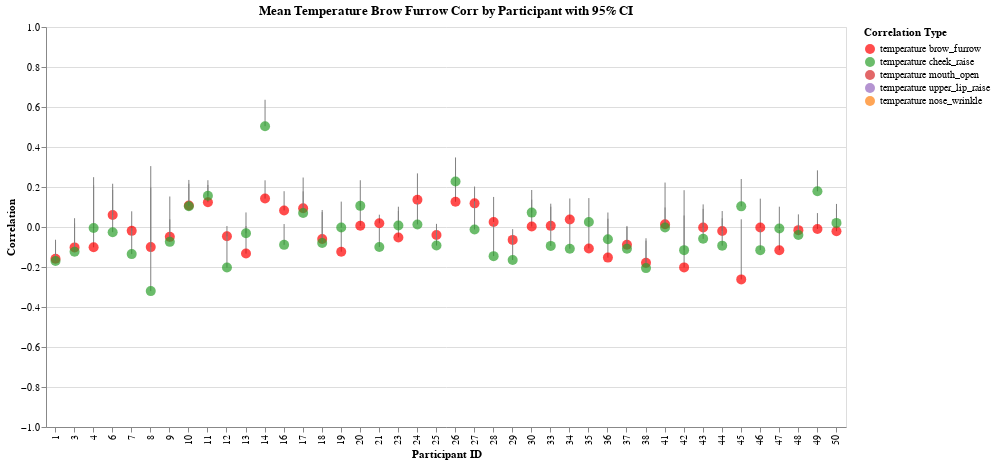

Write notebook code for a chart like this one.
### Code cell
brow_furrow + cheek_raise

### Figure 1 — Vega-Lite specification as saved in the notebook (floating-point values rounded to 4 significant figures)
{"config": {"view": {"continuousWidth": 300, "continuousHeight": 300}}, "layer": [{"mark": {"type": "rule"}, "encoding": {"color": {"value": "gray"}, "x": {"axis": {"title": "Participant ID"}, "field": "participant_id", "type": "ordinal"}, "y": {"axis": {"title": "Correlation"}, "field": "participant_id_temperature_brow_furrow_corr_ci_lower", "scale": {"domain": [-1, 1]}, "type": "quantitative"}, "y2": {"field": "participant_id_temperature_brow_furrow_corr_ci_upper"}}}, {"mark": {"type": "circle", "size": 100}, "encoding": {"color": {"field": "correlation_type", "legend": {"labelExpr": "replace(replace(datum.label, '_corr', ''), '_', ' ')", "title": "Correlation Type"}, "scale": {"domain": ["temperature_brow_furrow_corr", "temperature_cheek_raise_corr", "temperature_mouth_open_corr", "temperature_upper_lip_raise_corr", "temperature_nose_wrinkle_corr"], "range": ["red", "#2ca02c", "#d62728", "#9467bd", "#ff7f0e"]}, "type": "nominal"}, "tooltip": [{"field": "participant_id", "title": "Participant", "type": "nominal"}, {"field": "participant_id_temperature_brow_furrow_corr_mean", "format": ".3f", "title": "Mean Correlation", "type": "quantitative"}, {"field": "participant_id_temperature_brow_furrow_corr_ci_lower", "format": ".3f", "title": "CI Lower", "type": "quantitative"}, {"field": "participant_id_temperature_brow_furrow_corr_ci_upper", "format": ".3f", "title": "CI Upper", "type": "quantitative"}], "x": {"axis": {"title": "Participant ID"}, "field": "participant_id", "type": "ordinal"}, "y": {"axis": {"title": "Correlation"}, "field": "participant_id_temperature_brow_furrow_corr_ci_lower", "scale": {"domain": [-1, 1]}, "type": "quantitative"}}}, {"layer": [{"mark": {"type": "rule"}, "encoding": {"color": {"value": "gray"}, "x": {"axis": {"title": "Participant ID"}, "field": "participant_id", "type": "ordinal"}, "y": {"axis": {"title": "Correlation"}, "field": "participant_id_temperature_cheek_raise_corr_ci_lower", "scale": {"domain": [-1, 1]}, "type": "quantitative"}, "y2": {"field": "participant_id_temperature_cheek_raise_corr_ci_upper"}}}, {"mark": {"type": "circle", "size": 100}, "encoding": {"color": {"field": "correlation_type", "legend": {"labelExpr": "replace(replace(datum.label, '_corr', ''), '_', ' ')", "title": "Correlation Type"}, "scale": {"domain": ["temperature_brow_furrow_corr", "temperature_cheek_raise_corr", "temperature_mouth_open_corr", "temperature_upper_lip_raise_corr", "temperature_nose_wrinkle_corr"], "range": ["red", "#2ca02c", "#d62728", "#9467bd", "#ff7f0e"]}, "type": "nominal"}, "tooltip": [{"field": "participant_id", "title": "Participant", "type": "nominal"}, {"field": "participant_id_temperature_cheek_raise_corr_mean", "format": ".3f", "title": "Mean Correlation", "type": "quantitative"}, {"field": "participant_id_temperature_cheek_raise_corr_ci_lower", "format": ".3f", "title": "CI Lower", "type": "quantitative"}, {"field": "participant_id_temperature_cheek_raise_corr_ci_upper", "format": ".3f", "title": "CI Upper", "type": "quantitative"}], "x": {"axis": {"title": "Participant ID"}, "field": "participant_id", "type": "ordinal"}, "y": {"axis": {"title": "Correlation"}, "field": "participant_id_temperature_cheek_raise_corr_ci_lower", "scale": {"domain": [-1, 1]}, "type": "quantitative"}}}], "data": {"name": "data-10ed156086b12d4d12f25c0156234347"}, "title": "Mean Temperature Cheek Raise Corr by Participant with 95% CI"}], "data": {"name": "data-e614c5f54eef6186c4e4cce9073fe3c7"}, "height": 400, "title": "Mean Temperature Brow Furrow Corr by Participant with 95% CI", "width": 800, "$schema": "https://vega.github.io/schema/vega-lite/v5.20.1.json", "datasets": {"data-e614c5f54eef6186c4e4cce9073fe3c7": [{"participant_id": 1, "participant_id_temperature_brow_furrow_corr_mean": -0.1164, "participant_id_temperature_brow_furrow_corr_ci_lower": -0.1588, "participant_id_temperature_brow_furrow_corr_ci_upper": -0.07353, "correlation_type": "temperature_brow_furrow_corr"}, {"participant_id": 3, "participant_id_temperature_brow_furrow_corr_mean": -0.02917, "participant_id_temperature_brow_furrow_corr_ci_lower": -0.102, "participant_id_temperature_brow_furrow_corr_ci_upper": 0.04395, "correlation_type": "temperature_brow_furrow_corr"}, {"participant_id": 4, "participant_id_temperature_brow_furrow_corr_mean": 0.05492, "participant_id_temperature_brow_furrow_corr_ci_lower": -0.1016, "participant_id_temperature_brow_furrow_corr_ci_upper": 0.2088, "correlation_type": "temperature_brow_furrow_corr"}, {"participant_id": 6, "participant_id_temperature_brow_furrow_corr_mean": 0.139, "participant_id_temperature_brow_furrow_corr_ci_lower": 0.05992, "participant_id_temperature_brow_furrow_corr_ci_upper": 0.2163, "correlation_type": "temperature_brow_furrow_corr"}, {"participant_id": 7, "participant_id_temperature_brow_furrow_corr_mean": 0.0297, "participant_id_temperature_brow_furrow_corr_ci_lower": -0.01924, "participant_id_temperature_brow_furrow_corr_ci_upper": 0.07849, "correlation_type": "temperature_brow_furrow_corr"}, {"participant_id": 8, "participant_id_temperature_brow_furrow_corr_mean": 0.1064, "participant_id_temperature_brow_furrow_corr_ci_lower": -0.1005, "participant_id_temperature_brow_furrow_corr_ci_upper": 0.3045, "correlation_type": "temperature_brow_furrow_corr"}, {"participant_id": 9, "participant_id_temperature_brow_furrow_corr_mean": 0.05211, "participant_id_temperature_brow_furrow_corr_ci_lower": -0.04937, "participant_id_temperature_brow_furrow_corr_ci_upper": 0.1525, "correlation_type": "temperature_brow_furrow_corr"}, {"participant_id": 10, "participant_id_temperature_brow_furrow_corr_mean": 0.1723, "participant_id_temperature_brow_furrow_corr_ci_lower": 0.1079, "participant_id_temperature_brow_furrow_corr_ci_upper": 0.2353, "correlation_type": "temperature_brow_furrow_corr"}, {"participant_id": 11, "participant_id_temperature_brow_furrow_corr_mean": 0.1675, "participant_id_temperature_brow_furrow_corr_ci_lower": 0.1241, "participant_id_temperature_brow_furrow_corr_ci_upper": 0.2103, "correlation_type": "temperature_brow_furrow_corr"}, {"participant_id": 12, "participant_id_temperature_brow_furrow_corr_mean": -0.02101, "participant_id_temperature_brow_furrow_corr_ci_lower": -0.0466, "participant_id_temperature_brow_furrow_corr_ci_upper": 0.004614, "correlation_type": "temperature_brow_furrow_corr"}, {"participant_id": 13, "participant_id_temperature_brow_furrow_corr_mean": -0.0645, "participant_id_temperature_brow_furrow_corr_ci_lower": -0.1328, "participant_id_temperature_brow_furrow_corr_ci_upper": 0.004455, "correlation_type": "temperature_brow_furrow_corr"}, {"participant_id": 14, "participant_id_temperature_brow_furrow_corr_mean": 0.1882, "participant_id_temperature_brow_furrow_corr_ci_lower": 0.1421, "participant_id_temperature_brow_furrow_corr_ci_upper": 0.2335, "correlation_type": "temperature_brow_furrow_corr"}, {"participant_id": 16, "participant_id_temperature_brow_furrow_corr_mean": 0.1313, "participant_id_temperature_brow_furrow_corr_ci_lower": 0.08295, "participant_id_temperature_brow_furrow_corr_ci_upper": 0.179, "correlation_type": "temperature_brow_furrow_corr"}, {"participant_id": 17, "participant_id_temperature_brow_furrow_corr_mean": 0.1717, "participant_id_temperature_brow_furrow_corr_ci_lower": 0.09394, "participant_id_temperature_brow_furrow_corr_ci_upper": 0.2474, "correlation_type": "temperature_brow_furrow_corr"}, {"participant_id": 18, "participant_id_temperature_brow_furrow_corr_mean": 0.007183, "participant_id_temperature_brow_furrow_corr_ci_lower": -0.06034, "participant_id_temperature_brow_furrow_corr_ci_upper": 0.07464, "correlation_type": "temperature_brow_furrow_corr"}, {"participant_id": 19, "participant_id_temperature_brow_furrow_corr_mean": -0.06872, "participant_id_temperature_brow_furrow_corr_ci_lower": -0.1235, "participant_id_temperature_brow_furrow_corr_ci_upper": -0.0135, "correlation_type": "temperature_brow_furrow_corr"}, {"participant_id": 20, "participant_id_temperature_brow_furrow_corr_mean": 0.06421, "participant_id_temperature_brow_furrow_corr_ci_lower": 0.005908, "participant_id_temperature_brow_furrow_corr_ci_upper": 0.1221, "correlation_type": "temperature_brow_furrow_corr"}, {"participant_id": 21, "participant_id_temperature_brow_furrow_corr_mean": 0.04007, "participant_id_temperature_brow_furrow_corr_ci_lower": 0.01848, "participant_id_temperature_brow_furrow_corr_ci_upper": 0.06161, "correlation_type": "temperature_brow_furrow_corr"}, {"participant_id": 23, "participant_id_temperature_brow_furrow_corr_mean": 0.01413, "participant_id_temperature_brow_furrow_corr_ci_lower": -0.05212, "participant_id_temperature_brow_furrow_corr_ci_upper": 0.08026, "correlation_type": "temperature_brow_furrow_corr"}, {"participant_id": 24, "participant_id_temperature_brow_furrow_corr_mean": 0.2031, "participant_id_temperature_brow_furrow_corr_ci_lower": 0.1362, "participant_id_temperature_brow_furrow_corr_ci_upper": 0.2681, "correlation_type": "temperature_brow_furrow_corr"}, {"participant_id": 25, "participant_id_temperature_brow_furrow_corr_mean": -0.01239, "participant_id_temperature_brow_furrow_corr_ci_lower": -0.04042, "participant_id_temperature_brow_furrow_corr_ci_upper": 0.01566, "correlation_type": "temperature_brow_furrow_corr"}, {"participant_id": 26, "participant_id_temperature_brow_furrow_corr_mean": 0.214, "participant_id_temperature_brow_furrow_corr_ci_lower": 0.1265, "participant_id_temperature_brow_furrow_corr_ci_upper": 0.2981, "correlation_type": "temperature_brow_furrow_corr"}, {"participant_id": 27, "participant_id_temperature_brow_furrow_corr_mean": 0.1605, "participant_id_temperature_brow_furrow_corr_ci_lower": 0.1182, "participant_id_temperature_brow_furrow_corr_ci_upper": 0.2022, "correlation_type": "temperature_brow_furrow_corr"}, {"participant_id": 28, "participant_id_temperature_brow_furrow_corr_mean": 0.0879, "participant_id_temperature_brow_furrow_corr_ci_lower": 0.02485, "participant_id_temperature_brow_furrow_corr_ci_upper": 0.1502, "correlation_type": "temperature_brow_furrow_corr"}, {"participant_id": 29, "participant_id_temperature_brow_furrow_corr_mean": -0.03764, "participant_id_temperature_brow_furrow_corr_ci_lower": -0.06449, "participant_id_temperature_brow_furrow_corr_ci_upper": -0.01075, "correlation_type": "temperature_brow_furrow_corr"}, {"participant_id": 30, "participant_id_temperature_brow_furrow_corr_mean": 0.07004, "participant_id_temperature_brow_furrow_corr_ci_lower": 0.002533, "participant_id_temperature_brow_furrow_corr_ci_upper": 0.1369, "correlation_type": "temperature_brow_furrow_corr"}, {"participant_id": 33, "participant_id_temperature_brow_furrow_corr_mean": 0.05371, "participant_id_temperature_brow_furrow_corr_ci_lower": 0.00567, "participant_id_temperature_brow_furrow_corr_ci_upper": 0.1015, "correlation_type": "temperature_brow_furrow_corr"}, {"participant_id": 34, "participant_id_temperature_brow_furrow_corr_mean": 0.09026, "participant_id_temperature_brow_furrow_corr_ci_lower": 0.0375, "participant_id_temperature_brow_furrow_corr_ci_upper": 0.1425, "correlation_type": "temperature_brow_furrow_corr"}, {"participant_id": 35, "participant_id_temperature_brow_furrow_corr_mean": -0.03994, "participant_id_temperature_brow_furrow_corr_ci_lower": -0.1071, "participant_id_temperature_brow_furrow_corr_ci_upper": 0.0276, "correlation_type": "temperature_brow_furrow_corr"}, {"participant_id": 36, "participant_id_temperature_brow_furrow_corr_mean": -0.05632, "participant_id_temperature_brow_furrow_corr_ci_lower": -0.153, "participant_id_temperature_brow_furrow_corr_ci_upper": 0.04143, "correlation_type": "temperature_brow_furrow_corr"}, {"participant_id": 37, "participant_id_temperature_brow_furrow_corr_mean": -0.04457, "participant_id_temperature_brow_furrow_corr_ci_lower": -0.08896, "participant_id_temperature_brow_furrow_corr_ci_upper": -4.713e-06, "correlation_type": "temperature_brow_furrow_corr"}, {"participant_id": 38, "participant_id_temperature_brow_furrow_corr_mean": -0.1182, "participant_id_temperature_brow_furrow_corr_ci_lower": -0.1793, "participant_id_temperature_brow_furrow_corr_ci_upper": -0.0563, "correlation_type": "temperature_brow_furrow_corr"}, {"participant_id": 41, "participant_id_temperature_brow_furrow_corr_mean": 0.05568, "participant_id_temperature_brow_furrow_corr_ci_lower": 0.0135, "participant_id_temperature_brow_furrow_corr_ci_upper": 0.09767, "correlation_type": "temperature_brow_furrow_corr"}, {"participant_id": 42, "participant_id_temperature_brow_furrow_corr_mean": -0.07345, "participant_id_temperature_brow_furrow_corr_ci_lower": -0.202, "participant_id_temperature_brow_furrow_corr_ci_upper": 0.05764, "correlation_type": "temperature_brow_furrow_corr"}, {"participant_id": 43, "participant_id_temperature_brow_furrow_corr_mean": 0.04438, "participant_id_temperature_brow_furrow_corr_ci_lower": -0.002088, "participant_id_temperature_brow_furrow_corr_ci_upper": 0.09066, "correlation_type": "temperature_brow_furrow_corr"}, {"participant_id": 44, "participant_id_temperature_brow_furrow_corr_mean": 0.03007, "participant_id_temperature_brow_furrow_corr_ci_lower": -0.01983, "participant_id_temperature_brow_furrow_corr_ci_upper": 0.07981, "correlation_type": "temperature_brow_furrow_corr"}, {"participant_id": 45, "participant_id_temperature_brow_furrow_corr_mean": -0.1144, "participant_id_temperature_brow_furrow_corr_ci_lower": -0.262, "participant_id_temperature_brow_furrow_corr_ci_upper": 0.03856, "correlation_type": "temperature_brow_furrow_corr"}, {"participant_id": 46, "participant_id_temperature_brow_furrow_corr_mean": 0.06996, "participant_id_temperature_brow_furrow_corr_ci_lower": -0.002602, "participant_id_temperature_brow_furrow_corr_ci_upper": 0.1418, "correlation_type": "temperature_brow_furrow_corr"}, {"participant_id": 47, "participant_id_temperature_brow_furrow_corr_mean": -0.06579, "participant_id_temperature_brow_furrow_corr_ci_lower": -0.1159, "participant_id_temperature_brow_furrow_corr_ci_upper": -0.01533, "correlation_type": "temperature_brow_furrow_corr"}, {"participant_id": 48, "participant_id_temperature_brow_furrow_corr_mean": 0.02376, "participant_id_temperature_brow_furrow_corr_ci_lower": -0.01576, "participant_id_temperature_brow_furrow_corr_ci_upper": 0.06319, "correlation_type": "temperature_brow_furrow_corr"}, {"participant_id": 49, "participant_id_temperature_brow_furrow_corr_mean": 0.02983, "participant_id_temperature_brow_furrow_corr_ci_lower": -0.009964, "participant_id_temperature_brow_furrow_corr_ci_upper": 0.06954, "correlation_type": "temperature_brow_furrow_corr"}, {"participant_id": 50, "participant_id_temperature_brow_furrow_corr_mean": 0.03429, "participant_id_temperature_brow_furrow_corr_ci_lower": -0.0209, "participant_id_temperature_brow_furrow_corr_ci_upper": 0.08927, "correlation_type": "temperature_brow_furrow_corr"}], "data-10ed156086b12d4d12f25c0156234347": [{"participant_id": 1, "participant_id_temperature_cheek_raise_corr_mean": -0.117, "participant_id_temperature_cheek_raise_corr_ci_lower": -0.1696, "participant_id_temperature_cheek_raise_corr_ci_upper": -0.06369, "correlation_type": "temperature_cheek_raise_corr"}, {"participant_id": 3, "participant_id_temperature_cheek_raise_corr_mean": -0.05301, "participant_id_temperature_cheek_raise_corr_ci_lower": -0.124, "participant_id_temperature_cheek_raise_corr_ci_upper": 0.01855, "correlation_type": "temperature_cheek_raise_corr"}, {"participant_id": 4, "participant_id_temperature_cheek_raise_corr_mean": 0.1239, "participant_id_temperature_cheek_raise_corr_ci_lower": -0.005434, "participant_id_temperature_cheek_raise_corr_ci_upper": 0.2491, "correlation_type": "temperature_cheek_raise_corr"}, {"participant_id": 6, "participant_id_temperature_cheek_raise_corr_mean": 0.08093, "participant_id_temperature_cheek_raise_corr_ci_lower": -0.02592, "participant_id_temperature_cheek_raise_corr_ci_upper": 0.1859, "correlation_type": "temperature_cheek_raise_corr"}, {"participant_id": 7, "participant_id_temperature_cheek_raise_corr_mean": -0.07012, "participant_id_temperature_cheek_raise_corr_ci_lower": -0.1356, "participant_id_temperature_cheek_raise_corr_ci_upper": -0.004016, "correlation_type": "temperature_cheek_raise_corr"}, {"participant_id": 8, "participant_id_temperature_cheek_raise_corr_mean": -0.06604, "participant_id_temperature_cheek_raise_corr_ci_lower": -0.3205, "participant_id_temperature_cheek_raise_corr_ci_upper": 0.1974, "correlation_type": "temperature_cheek_raise_corr"}, {"participant_id": 9, "participant_id_temperature_cheek_raise_corr_mean": -0.01798, "participant_id_temperature_cheek_raise_corr_ci_lower": -0.07434, "participant_id_temperature_cheek_raise_corr_ci_upper": 0.0385, "correlation_type": "temperature_cheek_raise_corr"}, {"participant_id": 10, "participant_id_temperature_cheek_raise_corr_mean": 0.1606, "participant_id_temperature_cheek_raise_corr_ci_lower": 0.1038, "participant_id_temperature_cheek_raise_corr_ci_upper": 0.2164, "correlation_type": "temperature_cheek_raise_corr"}, {"participant_id": 11, "participant_id_temperature_cheek_raise_corr_mean": 0.1952, "participant_id_temperature_cheek_raise_corr_ci_lower": 0.1561, "participant_id_temperature_cheek_raise_corr_ci_upper": 0.2338, "correlation_type": "temperature_cheek_raise_corr"}, {"participant_id": 12, "participant_id_temperature_cheek_raise_corr_mean": -0.116, "participant_id_temperature_cheek_raise_corr_ci_lower": -0.2025, "participant_id_temperature_cheek_raise_corr_ci_upper": -0.02775, "correlation_type": "temperature_cheek_raise_corr"}, {"participant_id": 13, "participant_id_temperature_cheek_raise_corr_mean": 0.02095, "participant_id_temperature_cheek_raise_corr_ci_lower": -0.03102, "participant_id_temperature_cheek_raise_corr_ci_upper": 0.07281, "correlation_type": "temperature_cheek_raise_corr"}, {"participant_id": 14, "participant_id_temperature_cheek_raise_corr_mean": 0.5738, "participant_id_temperature_cheek_raise_corr_ci_lower": 0.5041, "participant_id_temperature_cheek_raise_corr_ci_upper": 0.6361, "correlation_type": "temperature_cheek_raise_corr"}, {"participant_id": 16, "participant_id_temperature_cheek_raise_corr_mean": -0.03736, "participant_id_temperature_cheek_raise_corr_ci_lower": -0.08931, "participant_id_temperature_cheek_raise_corr_ci_upper": 0.01481, "correlation_type": "temperature_cheek_raise_corr"}, {"participant_id": 17, "participant_id_temperature_cheek_raise_corr_mean": 0.1246, "participant_id_temperature_cheek_raise_corr_ci_lower": 0.07019, "participant_id_temperature_cheek_raise_corr_ci_upper": 0.1782, "correlation_type": "temperature_cheek_raise_corr"}, {"participant_id": 18, "participant_id_temperature_cheek_raise_corr_mean": 0.002667, "participant_id_temperature_cheek_raise_corr_ci_lower": -0.07977, "participant_id_temperature_cheek_raise_corr_ci_upper": 0.08507, "correlation_type": "temperature_cheek_raise_corr"}, {"participant_id": 19, "participant_id_temperature_cheek_raise_corr_mean": 0.06245, "participant_id_temperature_cheek_raise_corr_ci_lower": -0.002508, "participant_id_temperature_cheek_raise_corr_ci_upper": 0.1269, "correlation_type": "temperature_cheek_raise_corr"}, {"participant_id": 20, "participant_id_temperature_cheek_raise_corr_mean": 0.1704, "participant_id_temperature_cheek_raise_corr_ci_lower": 0.1057, "participant_id_temperature_cheek_raise_corr_ci_upper": 0.2337, "correlation_type": "temperature_cheek_raise_corr"}, {"participant_id": 21, "participant_id_temperature_cheek_raise_corr_mean": -0.0526, "participant_id_temperature_cheek_raise_corr_ci_lower": -0.09981, "participant_id_temperature_cheek_raise_corr_ci_upper": -0.005145, "correlation_type": "temperature_cheek_raise_corr"}, {"participant_id": 23, "participant_id_temperature_cheek_raise_corr_mean": 0.05476, "participant_id_temperature_cheek_raise_corr_ci_lower": 0.007915, "participant_id_temperature_cheek_raise_corr_ci_upper": 0.1014, "correlation_type": "temperature_cheek_raise_corr"}, {"participant_id": 24, "participant_id_temperature_cheek_raise_corr_mean": 0.06644, "participant_id_temperature_cheek_raise_corr_ci_lower": 0.01278, "participant_id_temperature_cheek_raise_corr_ci_upper": 0.1197, "correlation_type": "temperature_cheek_raise_corr"}, {"participant_id": 25, "participant_id_temperature_cheek_raise_corr_mean": -0.05263, "participant_id_temperature_cheek_raise_corr_ci_lower": -0.09289, "participant_id_temperature_cheek_raise_corr_ci_upper": -0.0122, "correlation_type": "temperature_cheek_raise_corr"}, {"participant_id": 26, "participant_id_temperature_cheek_raise_corr_mean": 0.2885, "participant_id_temperature_cheek_raise_corr_ci_lower": 0.2271, "participant_id_temperature_cheek_raise_corr_ci_upper": 0.3477, "correlation_type": "temperature_cheek_raise_corr"}, {"participant_id": 27, "participant_id_temperature_cheek_raise_corr_mean": 0.05839, "participant_id_temperature_cheek_raise_corr_ci_lower": -0.01248, "participant_id_temperature_cheek_raise_corr_ci_upper": 0.1287, "correlation_type": "temperature_cheek_raise_corr"}, {"participant_id": 28, "participant_id_temperature_cheek_raise_corr_mean": -0.06663, "participant_id_temperature_cheek_raise_corr_ci_lower": -0.1456, "participant_id_temperature_cheek_raise_corr_ci_upper": 0.01323, "correlation_type": "temperature_cheek_raise_corr"}, {"participant_id": 29, "participant_id_temperature_cheek_raise_corr_mean": -0.1026, "participant_id_temperature_cheek_raise_corr_ci_lower": -0.1649, "participant_id_temperature_cheek_raise_corr_ci_upper": -0.03956, "correlation_type": "temperature_cheek_raise_corr"}, {"participant_id": 30, "participant_id_temperature_cheek_raise_corr_mean": 0.1289, "participant_id_temperature_cheek_raise_corr_ci_lower": 0.07194, "participant_id_temperature_cheek_raise_corr_ci_upper": 0.185, "correlation_type": "temperature_cheek_raise_corr"}, {"participant_id": 33, "participant_id_temperature_cheek_raise_corr_mean": 0.01119, "participant_id_temperature_cheek_raise_corr_ci_lower": -0.09445, "participant_id_temperature_cheek_raise_corr_ci_upper": 0.1166, "correlation_type": "temperature_cheek_raise_corr"}, {"participant_id": 34, "participant_id_temperature_cheek_raise_corr_mean": -0.04541, "participant_id_temperature_cheek_raise_corr_ci_lower": -0.1087, "participant_id_temperature_cheek_raise_corr_ci_upper": 0.01823, "correlation_type": "temperature_cheek_raise_corr"}, {"participant_id": 35, "participant_id_temperature_cheek_raise_corr_mean": 0.085, "participant_id_temperature_cheek_raise_corr_ci_lower": 0.02478, "participant_id_temperature_cheek_raise_corr_ci_upper": 0.1446, "correlation_type": "temperature_cheek_raise_corr"}, {"participant_id": 36, "participant_id_temperature_cheek_raise_corr_mean": 0.005481, "participant_id_temperature_cheek_raise_corr_ci_lower": -0.06154, "participant_id_temperature_cheek_raise_corr_ci_upper": 0.07245, "correlation_type": "temperature_cheek_raise_corr"}, {"participant_id": 37, "participant_id_temperature_cheek_raise_corr_mean": -0.05194, "participant_id_temperature_cheek_raise_corr_ci_lower": -0.1087, "participant_id_temperature_cheek_raise_corr_ci_upper": 0.005163, "correlation_type": "temperature_cheek_raise_corr"}, {"participant_id": 38, "participant_id_temperature_cheek_raise_corr_mean": -0.1376, "participant_id_temperature_cheek_raise_corr_ci_lower": -0.2055, "participant_id_temperature_cheek_raise_corr_ci_upper": -0.06836, "correlation_type": "temperature_cheek_raise_corr"}, {"participant_id": 41, "participant_id_temperature_cheek_raise_corr_mean": 0.1113, "participant_id_temperature_cheek_raise_corr_ci_lower": -0.002536, "participant_id_temperature_cheek_raise_corr_ci_upper": 0.2222, "correlation_type": "temperature_cheek_raise_corr"}, {"participant_id": 42, "participant_id_temperature_cheek_raise_corr_mean": 0.03495, "participant_id_temperature_cheek_raise_corr_ci_lower": -0.1157, "participant_id_temperature_cheek_raise_corr_ci_upper": 0.184, "correlation_type": "temperature_cheek_raise_corr"}, {"participant_id": 43, "participant_id_temperature_cheek_raise_corr_mean": 0.02718, "participant_id_temperature_cheek_raise_corr_ci_lower": -0.05917, "participant_id_temperature_cheek_raise_corr_ci_upper": 0.1131, "correlation_type": "temperature_cheek_raise_corr"}, {"participant_id": 44, "participant_id_temperature_cheek_raise_corr_mean": -0.02488, "participant_id_temperature_cheek_raise_corr_ci_lower": -0.09327, "participant_id_temperature_cheek_raise_corr_ci_upper": 0.04374, "correlation_type": "temperature_cheek_raise_corr"}, {"participant_id": 45, "participant_id_temperature_cheek_raise_corr_mean": 0.1724, "participant_id_temperature_cheek_raise_corr_ci_lower": 0.1032, "participant_id_temperature_cheek_raise_corr_ci_upper": 0.24, "correlation_type": "temperature_cheek_raise_corr"}, {"participant_id": 46, "participant_id_temperature_cheek_raise_corr_mean": -0.06357, "participant_id_temperature_cheek_raise_corr_ci_lower": -0.1157, "participant_id_temperature_cheek_raise_corr_ci_upper": -0.01113, "correlation_type": "temperature_cheek_raise_corr"}, {"participant_id": 47, "participant_id_temperature_cheek_raise_corr_mean": 0.04695, "participant_id_temperature_cheek_raise_corr_ci_lower": -0.007931, "participant_id_temperature_cheek_raise_corr_ci_upper": 0.1016, "correlation_type": "temperature_cheek_raise_corr"}, {"participant_id": 48, "participant_id_temperature_cheek_raise_corr_mean": -0.01369, "participant_id_temperature_cheek_raise_corr_ci_lower": -0.04036, "participant_id_temperature_cheek_raise_corr_ci_upper": 0.01299, "correlation_type": "temperature_cheek_raise_corr"}, {"participant_id": 49, "participant_id_temperature_cheek_raise_corr_mean": 0.2315, "participant_id_temperature_cheek_raise_corr_ci_lower": 0.1784, "participant_id_temperature_cheek_raise_corr_ci_upper": 0.2833, "correlation_type": "temperature_cheek_raise_corr"}, {"participant_id": 50, "participant_id_temperature_cheek_raise_corr_mean": 0.06808, "participant_id_temperature_cheek_raise_corr_ci_lower": 0.02053, "participant_id_temperature_cheek_raise_corr_ci_upper": 0.1153, "correlation_type": "temperature_cheek_raise_corr"}]}}
